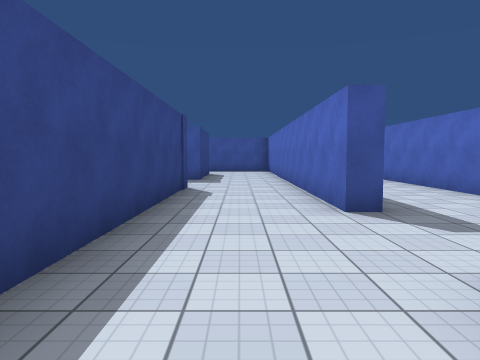
[1] (above)

21 first-person views from a walk through a 3-D level made in the Unity game engine. The camera is 1.4 m above the floor, tilts 4° down and sees 70° across. The floor is counted in squares, 2 m on a side. Each view is taken from the middle of a square. On the plan, view 1 faces up. The plan holds only what a view shows up to about 11 squares ahead; the rest is blank. The place goes on beyond the plan. Surface patterns are stand-ins for the level's own textures.

[2]
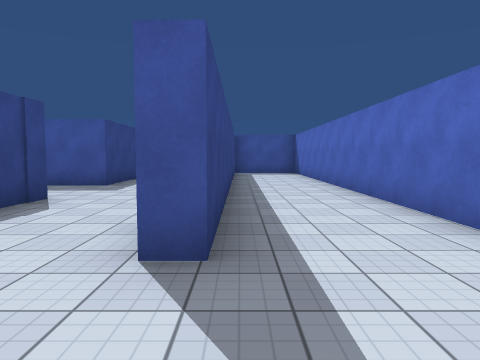

[3]
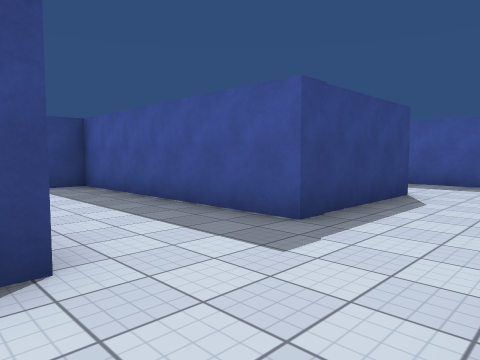

[4]
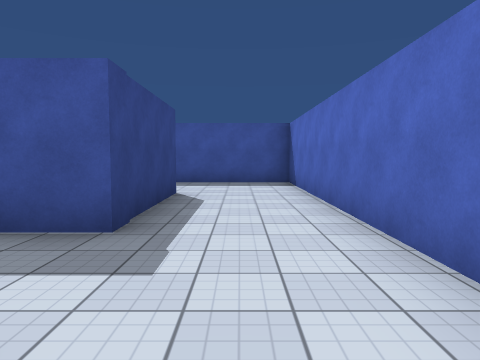

[5]
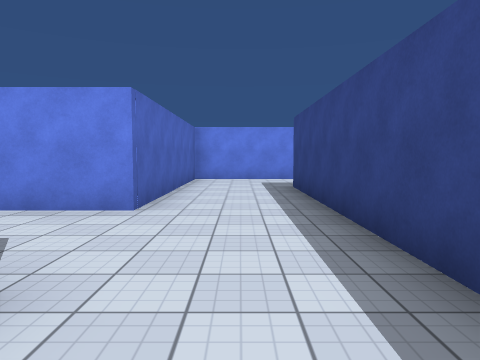

[6]
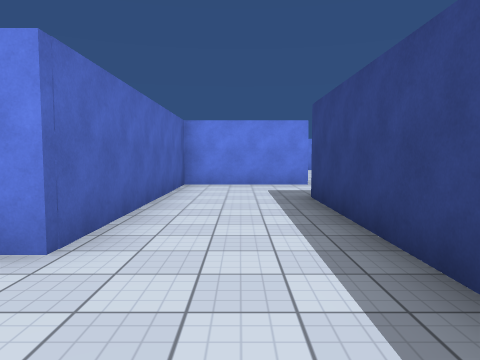

[7]
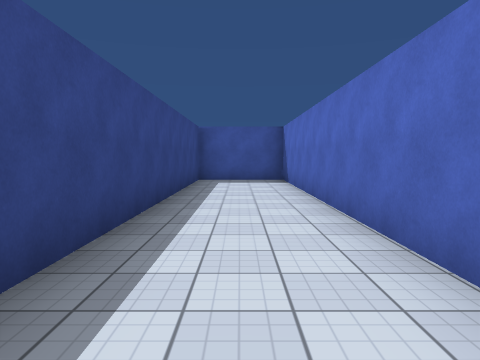

[8]
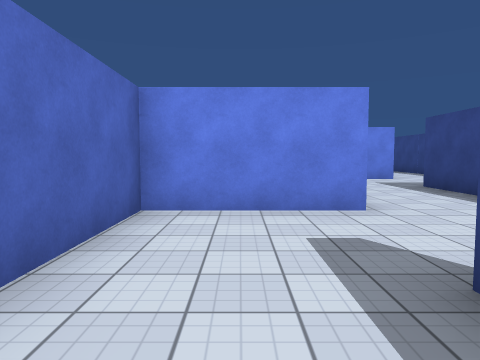

[9]
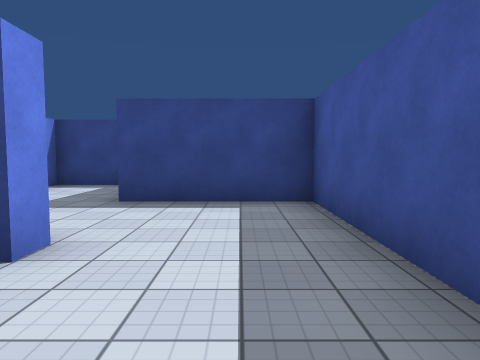

[10]
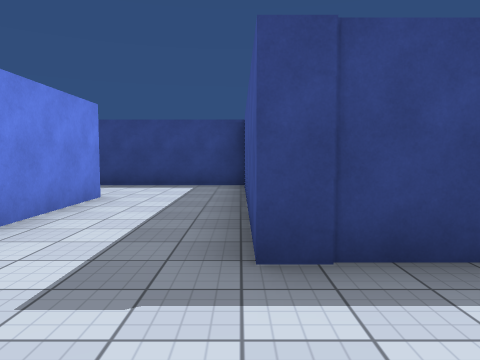

[11]
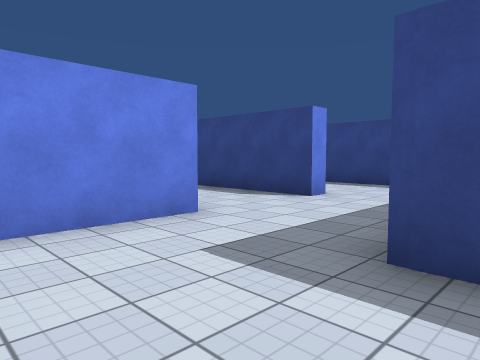

[12]
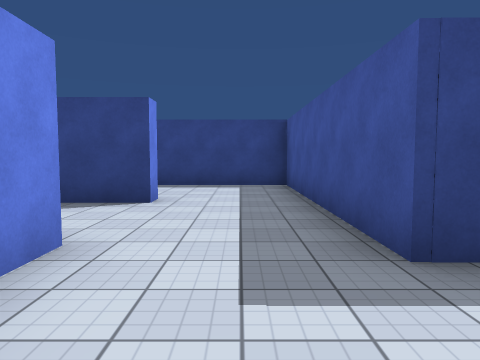

[13]
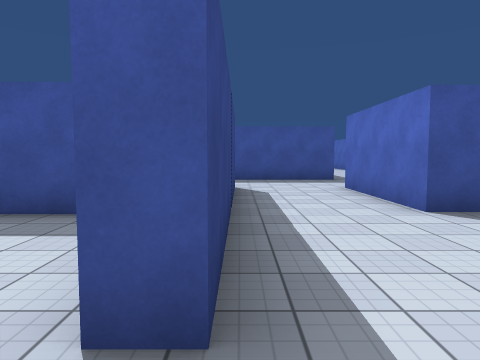

[14]
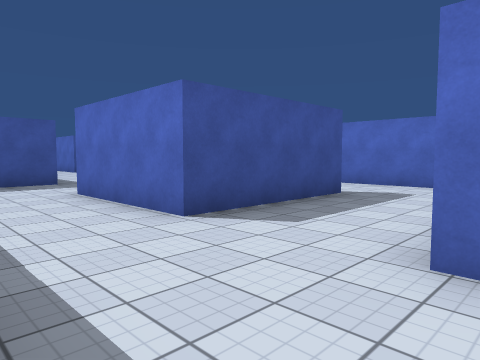

[15]
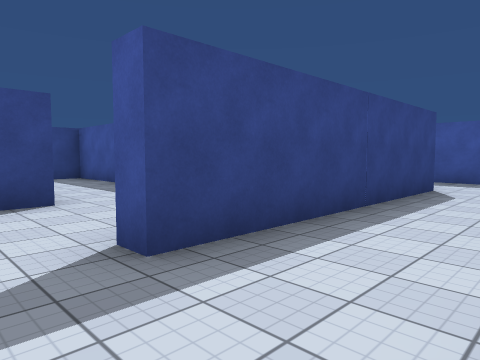

[16]
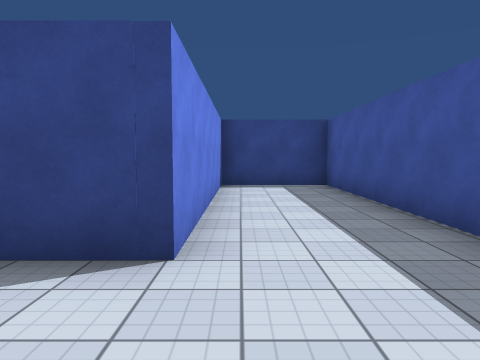

[17]
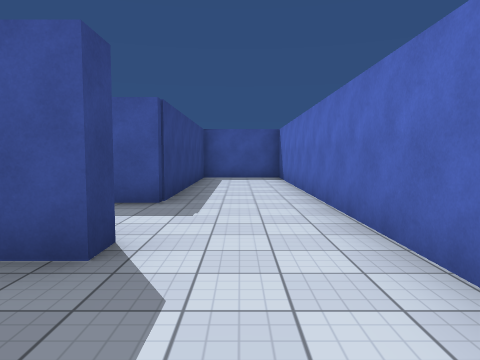

[18]
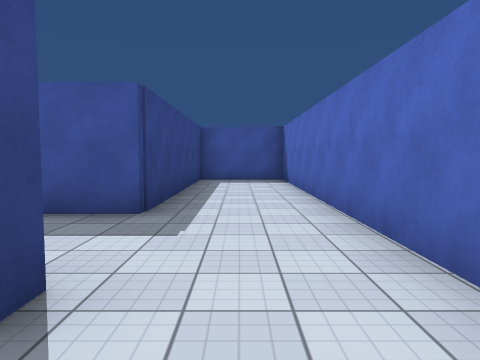

[19]
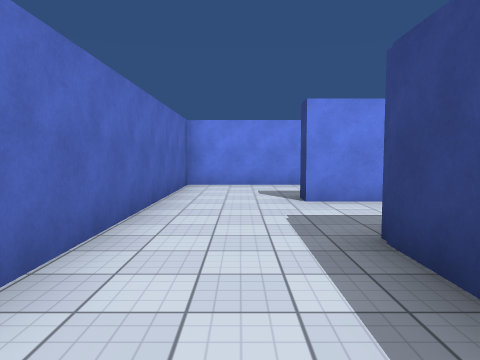

[20]
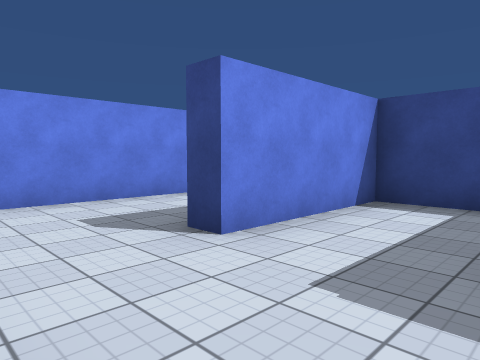

[21]
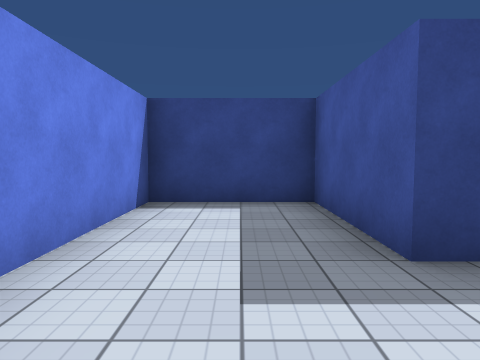

### Floor plan
Ten units are one square. View 1 is at (0, 0); x grows to the right and y downward. Boxes are objects, and circles mark ways between rooms. Rooms are numbered by the first view taken in them; rooms with no view inside come last. Other rooms are left out.
<svg viewBox="-137 -166 185 287">
<path fill="none" stroke="#000" d="M-12 -76 -12 19M-49 -76 -24 -76M-18 -135 -12 -135 -12 -101 -73 -101 -73 -76M-4 44 13 44 13 -16 43 -16 43 -161 18 -161 18 -42 13 -42 13 -161 -41 -161 -41 -131M-79 78 -132 78 -132 104 -73 104 -73 116M-59 78 -70 78M-41 108 -46 108M-12 59 -12 72 20 72 20 78 -17 78 -17 44 -4 44M0 104 43 104 43 -11 18 -11 18 49 6 49M-12 19 -46 19M-46 44 -41 44 -41 108M-41 -131 -73 -131 -73 -106 -39 -106M-46 19 -73 19 -73 60"/>
<circle cx="-10" cy="35" r="3" fill="#2a7"/>
<circle cx="-25" cy="-130" r="3" fill="#2a7"/>
<circle cx="-40" cy="115" r="3" fill="#2a7"/>
<circle cx="-40" cy="35" r="3" fill="#2a7"/>
<text x="10" y="-80">1</text>
<text x="-80" y="100">2</text>
<text x="0" y="70">3</text>
<text x="-40" y="-120">4</text>
<text x="-60" y="50">5</text>
</svg>
Room 1 opens to room 3. Room 1 opens to room 4. Room 2 opens to room 3. Room 3 opens to room 5.

Where each view was taken, in squares from view 1:
view 1: 0 up, 0 right, facing up
view 2: 2 up, 2 right, facing up
view 3: 7 up, 1 right, facing up-left
view 4: 7 up, 0 right, facing up
view 5: 6 up, 0 right, facing down
view 6: 4 up, 0 right, facing down
view 7: 6 up, 3 right, facing up
view 8: 6 up, 3 right, facing down
view 9: 15 up, 1 right, facing left
view 10: 10 up, 1 right, facing left
view 11: 1 down, 1 right, facing down-left
view 12: 3 down, 1 right, facing left
view 13: 12 down, 4 left, facing up
view 14: 11 down, 4 left, facing up-right
view 15: 12 down, 2 left, facing up-left
view 16: 10 down, 5 left, facing left
view 17: 10 down, 3 right, facing up
view 18: 9 down, 3 right, facing up
view 19: 2 down, 3 right, facing down
view 20: 5 down, 4 right, facing down-left
view 21: 12 up, 2 left, facing left
